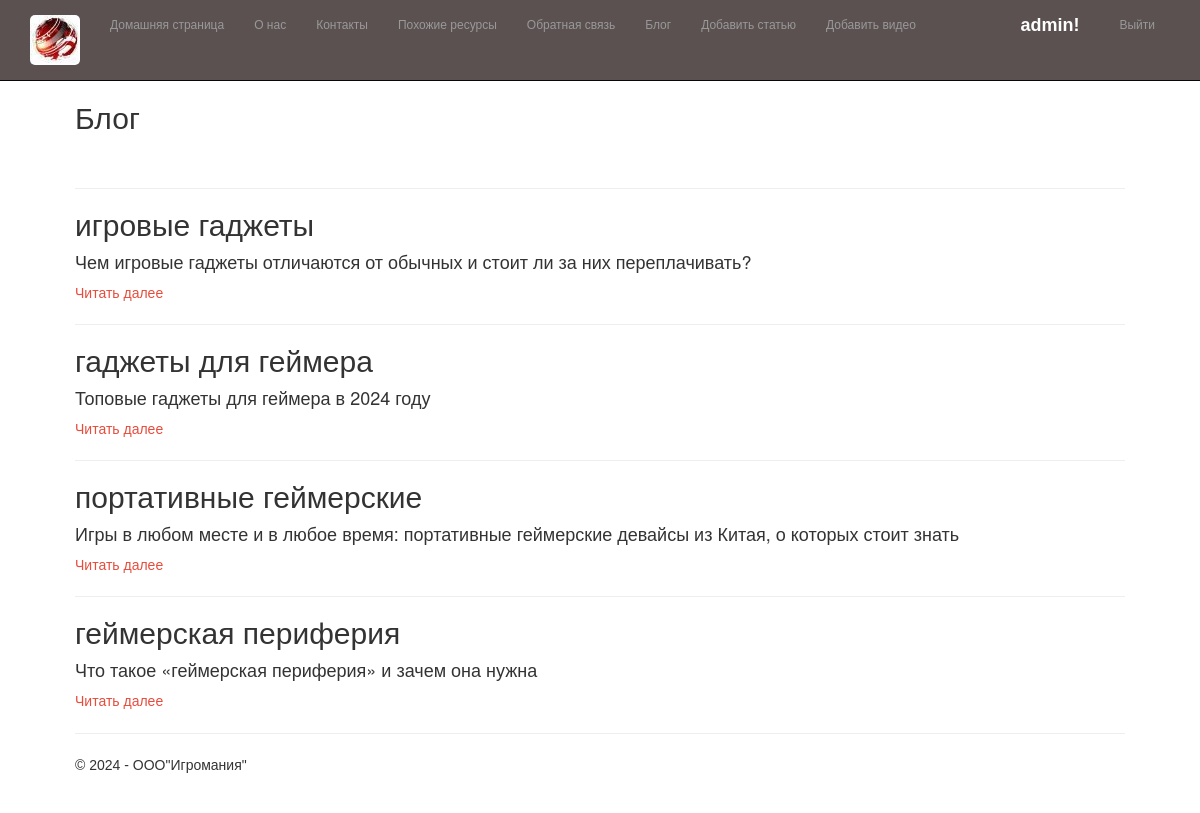
Page /blog/ (signed in) on the committed database.
### app/models.py (models this page shows, shortened)
class BlogArticle(models.Model):
    id = models.BigAutoField(primary_key=True)
    title = models.CharField(max_length=200, verbose_name="Заголовок")
    summary = models.TextField(max_length=500, verbose_name="Краткое содержание")
    content = models.TextField(verbose_name="Полное содержание")
    image = models.FileField(default = 'temp.jpg', verbose_name= 'Путь к картинке')
    pub_date = models.DateTimeField(default=timezone.now, verbose_name="Дата публикации")
    author = models.ForeignKey(User, null=True, blank=True, on_delete = models.SET_NULL, verbose_name = "Автор")
    class Meta:
        verbose_name = "Статья блога"
        verbose_name_plural = "Статьи блога"

### app/views.py (the view)
# urls.py: path('blog/', views.blog, name='blog'),
def blog(request):
    assert isinstance(request, HttpRequest)
    posts =  BlogArticle.objects.all() # запрос на выбор всех статей блога из модели
    return render(
     request,
         'app/blog.html',
          {
            'title':'Блог',
            'posts': posts, # передача списка статей в шаблон веб-страницы
            'year':datetime.now().year,
          }
     )

### app/templates/app/blog.html
{% extends "app/layout.html" %}
{% block content %}
<h2>{{ title }}</h2>
<br />
{% for post in posts %}
<hr />
<div class="">
    <h2> {{post.title}} </h2>
    <h4> {{post.summary}} </h4>
    <p><a href="{% url 'blogpost' parametr=post.id %}"> Читать далее </a> </p>
</div>
{% endfor %}
{% endblock %}

### app/templates/app/loginpartial.html (shortened to what this page needs)
﻿{% if user.is_authenticated %}
<form id="logoutForm" action="/logout/" method="post" class="navbar-right">
    <ul class="nav navbar-nav navbar-right">
        <li><span class="navbar-brand">{{ user.username }}!</span></li>
        <li><a href="javascript:document.getElementById('logoutForm').submit()">Выйти</a></li>
    </ul>
</form>
{% else %}
<ul class="nav navbar-nav navbar-right">
    <li><a href="{% url 'login' %}">Войти</a></li>
</ul>
{% endif %}

### app/static/app/content/site.css (style rules this page uses)
body { padding-top: 350px; padding-bottom: 20px; }
body { font-family: Arial, sans-serif; line-height: 1.6; padding: 60px; }
h2 { color: #333; }
form { max-width: 600px; margin: 0 auto; }
ul { list-style-type: none; padding: 0; }
li { margin-bottom: 10px; }
li span { font-weight: bold; margin-right: 10px; }
.navbar-nav { display: flex; justify-content: center; }
.navbar-nav li { list-style-type: none; }
.navbar-nav a { text-decoration: none; color: #333; font-size: 12px; }

### rows in the picture
BlogArticle: title "игровые гаджеты", summary "Чем игровые гаджеты отличаются от обычных и стоит ли за них переплачивать?"
BlogArticle: title "гаджеты для геймера", summary "Топовые гаджеты для геймера в 2024 году"
BlogArticle: title "портативные геймерские", summary "Игры в любом месте и в любое время: портативные геймерские девайсы из Китая, о которых стоит знать"
BlogArticle: title "геймерская периферия", summary "Что такое «геймерская периферия» и зачем она нужна"

### other values in the picture
{{ user.username }} "admin"
{{ title }} "Блог"
